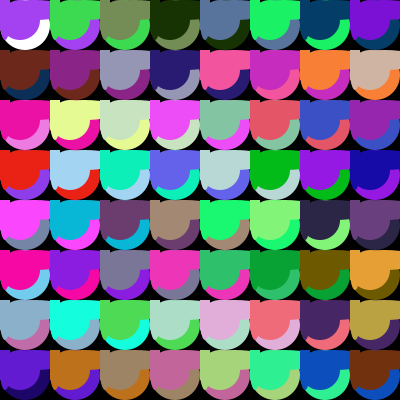
Frame 1 (no input)
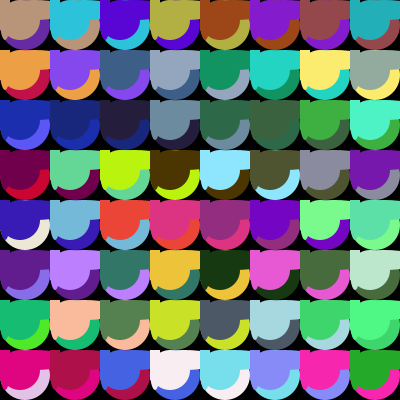
Frame 60 (the mouse pressed at the canvas centre just before this capture)
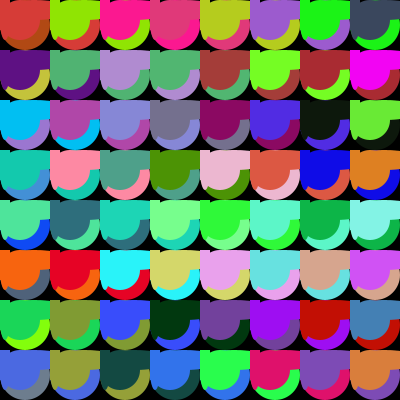
Frame 120 (the mouse held since frame 60 and released just before this capture)

The Processing sketch that drew these frames (run headless with seeded random() and noise(); from frame 60 on, the mouse is pressed at the canvas centre):

// Processing sketch: processing_90705
// ── processing_90705.pde

void setup(){
size (400,400);
smooth();
}

int xPos = 0;
int yPos = 0;

void draw(){
noStroke();
background(0);
ellipseMode(CORNER);
for(int yPos = 0; yPos <displayHeight; yPos += 50){
for(int xPos = 0; xPos < displayWidth; xPos += 50){
ellipse(xPos,yPos, 50,50);
fill(random(0,255),random(0,255),random(0,255));
ellipse(xPos,yPos,10,40);
rect(xPos,yPos,10,30);
ellipse(xPos,yPos,70,20);
ellipse(xPos,yPos,40,40);
}
}
delay(100);
}
